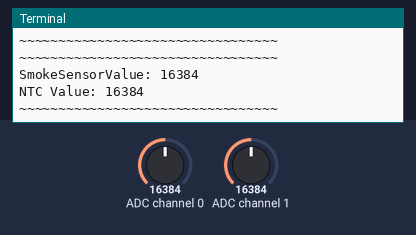
A program run on a simulated Raspberry Pi (BCM pin numbers). Shown: the last lines printed to the terminal. The test bench sets the inputs (shaded band); at power-on: ADC channel 0 = 16384, ADC channel 1 = 16384 (analog values on the 0–32767 scale).

Above: at 1.2 s.
1.3 s: ADC channel 0 set to 22936
At 2.6 s:
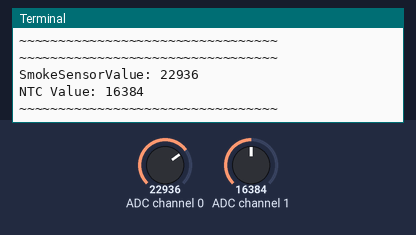
2.8 s: ADC channel 1 set to 22936
At 3.9 s:
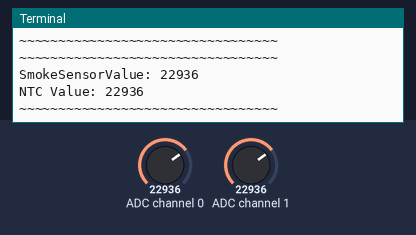
4.3 s: ADC channel 0 set to 28834
At 5.6 s:
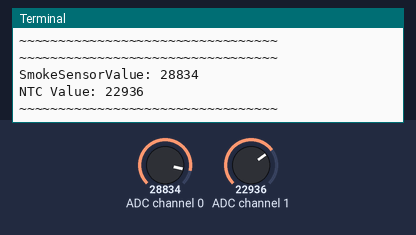
5.8 s: ADC channel 1 set to 28834
At 7.0 s:
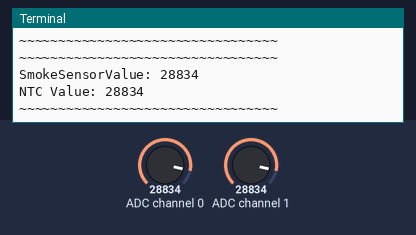
Timing chart, 0 to 8.3 s (numbered marks = the images above; inputs shaded):
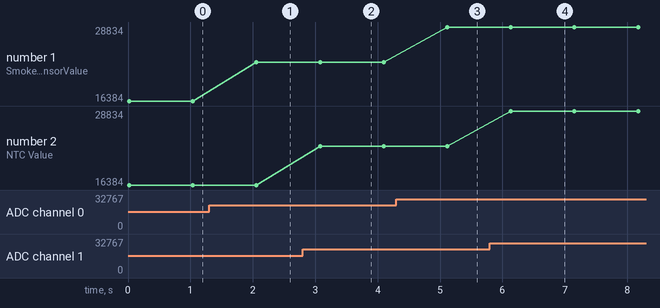

The program:

ValueReading.py
```python
import Adafruit_ADS1x15, time

_gain = 1
adc = Adafruit_ADS1x15.ADS1115()
while 1:
    smokeSensorVal = adc.read_adc(0, gain=_gain)
    NTCVal = adc.read_adc(1, gain=_gain)
    print("~~~~~~~~~~~~~~~~~~~~~~~~~~~~~~~~~")
    print("SmokeSensorValue:", smokeSensorVal)
    print("NTC Value:",NTCVal)
    print("~~~~~~~~~~~~~~~~~~~~~~~~~~~~~~~~~")
    time.sleep(1)
```

Measured:
- after the input at 1.3 s, the terminal: prints a new line after 0.76 s (image 1)
- after the input at 2.8 s, the terminal: prints a new line after 0.28 s (image 2)
- after the input at 4.3 s, the terminal: prints a new line after 0.82 s (image 3)
- after the input at 5.8 s, the terminal: prints a new line after 0.33 s (image 4)
- plotted number 1: 16384 → 22936 after the input at 1.3 s, 22936 → 28834 after the input at 4.3 s
